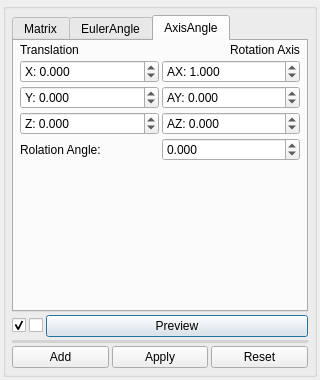
<?xml version="1.0" encoding="UTF-8"?>
<ui version="4.0">
 <class>Transformation</class>
 <widget class="QDialog" name="Transformation">
  <property name="geometry">
   <rect>
    <x>0</x>
    <y>0</y>
    <width>320</width>
    <height>380</height>
   </rect>
  </property>
  <property name="minimumSize">
   <size>
    <width>320</width>
    <height>380</height>
   </size>
  </property>
  <property name="windowTitle">
   <string>Dialog</string>
  </property>
  <property name="styleSheet">
   <string notr="true">font: 9pt &quot;微软雅黑&quot;;</string>
  </property>
  <layout class="QVBoxLayout" name="verticalLayout">
   <property name="spacing">
    <number>3</number>
   </property>
   <property name="leftMargin">
    <number>3</number>
   </property>
   <property name="topMargin">
    <number>3</number>
   </property>
   <property name="rightMargin">
    <number>3</number>
   </property>
   <property name="bottomMargin">
    <number>3</number>
   </property>
   <item>
    <widget class="QGroupBox" name="groupBox">
     <property name="sizePolicy">
      <sizepolicy hsizetype="Ignored" vsizetype="Preferred">
       <horstretch>0</horstretch>
       <verstretch>0</verstretch>
      </sizepolicy>
     </property>
     <property name="title">
      <string/>
     </property>
     <layout class="QVBoxLayout" name="verticalLayout_5">
      <property name="spacing">
       <number>3</number>
      </property>
      <property name="leftMargin">
       <number>6</number>
      </property>
      <property name="topMargin">
       <number>6</number>
      </property>
      <property name="rightMargin">
       <number>6</number>
      </property>
      <property name="bottomMargin">
       <number>6</number>
      </property>
      <item>
       <widget class="QTabWidget" name="tabWidget">
        <property name="focusPolicy">
         <enum>Qt::TabFocus</enum>
        </property>
        <property name="currentIndex">
         <number>2</number>
        </property>
        <widget class="QWidget" name="tab">
         <attribute name="title">
          <string>Matrix</string>
         </attribute>
         <layout class="QVBoxLayout" name="verticalLayout_2">
          <property name="spacing">
           <number>3</number>
          </property>
          <property name="leftMargin">
           <number>6</number>
          </property>
          <property name="topMargin">
           <number>6</number>
          </property>
          <property name="rightMargin">
           <number>6</number>
          </property>
          <property name="bottomMargin">
           <number>6</number>
          </property>
          <item>
           <widget class="QTextEdit" name="txt_matrix">
            <property name="sizePolicy">
             <sizepolicy hsizetype="Expanding" vsizetype="Ignored">
              <horstretch>0</horstretch>
              <verstretch>0</verstretch>
             </sizepolicy>
            </property>
            <property name="lineWrapMode">
             <enum>QTextEdit::NoWrap</enum>
            </property>
            <property name="plainText">
             <string>1.000 0.000 0.000 0.000
0.000 1.000 0.000 0.000
0.000 0.000 1.000 0.000
0.000 0.000 0.000 1.000</string>
            </property>
           </widget>
          </item>
         </layout>
        </widget>
        <widget class="QWidget" name="tab_2">
         <attribute name="title">
          <string>EulerAngle</string>
         </attribute>
         <layout class="QVBoxLayout" name="verticalLayout_3">
          <property name="spacing">
           <number>3</number>
          </property>
          <property name="leftMargin">
           <number>6</number>
          </property>
          <property name="topMargin">
           <number>2</number>
          </property>
          <property name="rightMargin">
           <number>6</number>
          </property>
          <property name="bottomMargin">
           <number>2</number>
          </property>
          <item>
           <layout class="QHBoxLayout" name="horizontalLayout_5">
            <item>
             <widget class="QLabel" name="label_9">
              <property name="sizePolicy">
               <sizepolicy hsizetype="Preferred" vsizetype="Fixed">
                <horstretch>0</horstretch>
                <verstretch>0</verstretch>
               </sizepolicy>
              </property>
              <property name="text">
               <string>Translation</string>
              </property>
             </widget>
            </item>
            <item>
             <spacer name="spacer_euler">
              <property name="orientation">
               <enum>Qt::Horizontal</enum>
              </property>
              <property name="sizeHint" stdset="0">
               <size>
                <width>0</width>
                <height>0</height>
               </size>
              </property>
             </spacer>
            </item>
            <item>
             <widget class="QLabel" name="label_8">
              <property name="sizePolicy">
               <sizepolicy hsizetype="Preferred" vsizetype="Fixed">
                <horstretch>0</horstretch>
                <verstretch>0</verstretch>
               </sizepolicy>
              </property>
              <property name="text">
               <string>Rotation</string>
              </property>
             </widget>
            </item>
           </layout>
          </item>
          <item>
           <layout class="QHBoxLayout" name="horizontalLayout_2">
            <item>
             <widget class="QDoubleSpinBox" name="dspin_tx1">
              <property name="sizePolicy">
               <sizepolicy hsizetype="Expanding" vsizetype="Fixed">
                <horstretch>0</horstretch>
                <verstretch>0</verstretch>
               </sizepolicy>
              </property>
              <property name="prefix">
               <string>X: </string>
              </property>
              <property name="decimals">
               <number>3</number>
              </property>
              <property name="minimum">
               <double>-99999.000000000000000</double>
              </property>
              <property name="maximum">
               <double>99999.000000000000000</double>
              </property>
              <property name="singleStep">
               <double>0.001000000000000</double>
              </property>
             </widget>
            </item>
            <item>
             <widget class="QDoubleSpinBox" name="dspin_rx1">
              <property name="sizePolicy">
               <sizepolicy hsizetype="Expanding" vsizetype="Fixed">
                <horstretch>0</horstretch>
                <verstretch>0</verstretch>
               </sizepolicy>
              </property>
              <property name="prefix">
               <string>RX: </string>
              </property>
              <property name="decimals">
               <number>3</number>
              </property>
              <property name="minimum">
               <double>-180.000000000000000</double>
              </property>
              <property name="maximum">
               <double>180.000000000000000</double>
              </property>
              <property name="singleStep">
               <double>1.000000000000000</double>
              </property>
             </widget>
            </item>
           </layout>
          </item>
          <item>
           <layout class="QHBoxLayout" name="horizontalLayout_3">
            <item>
             <widget class="QDoubleSpinBox" name="dspin_ty1">
              <property name="sizePolicy">
               <sizepolicy hsizetype="Expanding" vsizetype="Fixed">
                <horstretch>0</horstretch>
                <verstretch>0</verstretch>
               </sizepolicy>
              </property>
              <property name="prefix">
               <string>Y: </string>
              </property>
              <property name="decimals">
               <number>3</number>
              </property>
              <property name="minimum">
               <double>-99999.000000000000000</double>
              </property>
              <property name="maximum">
               <double>99999.000000000000000</double>
              </property>
              <property name="singleStep">
               <double>0.001000000000000</double>
              </property>
             </widget>
            </item>
            <item>
             <widget class="QDoubleSpinBox" name="dspin_ry1">
              <property name="sizePolicy">
               <sizepolicy hsizetype="Expanding" vsizetype="Fixed">
                <horstretch>0</horstretch>
                <verstretch>0</verstretch>
               </sizepolicy>
              </property>
              <property name="prefix">
               <string>RY: </string>
              </property>
              <property name="decimals">
               <number>3</number>
              </property>
              <property name="minimum">
               <double>-180.000000000000000</double>
              </property>
              <property name="maximum">
               <double>180.000000000000000</double>
              </property>
              <property name="singleStep">
               <double>1.000000000000000</double>
              </property>
             </widget>
            </item>
           </layout>
          </item>
          <item>
           <layout class="QHBoxLayout" name="horizontalLayout_4">
            <item>
             <widget class="QDoubleSpinBox" name="dspin_tz1">
              <property name="sizePolicy">
               <sizepolicy hsizetype="Expanding" vsizetype="Fixed">
                <horstretch>0</horstretch>
                <verstretch>0</verstretch>
               </sizepolicy>
              </property>
              <property name="prefix">
               <string>Z: </string>
              </property>
              <property name="decimals">
               <number>3</number>
              </property>
              <property name="minimum">
               <double>-99999.000000000000000</double>
              </property>
              <property name="maximum">
               <double>99999.000000000000000</double>
              </property>
              <property name="singleStep">
               <double>0.001000000000000</double>
              </property>
             </widget>
            </item>
            <item>
             <widget class="QDoubleSpinBox" name="dspin_rz1">
              <property name="sizePolicy">
               <sizepolicy hsizetype="Expanding" vsizetype="Fixed">
                <horstretch>0</horstretch>
                <verstretch>0</verstretch>
               </sizepolicy>
              </property>
              <property name="prefix">
               <string>RZ: </string>
              </property>
              <property name="decimals">
               <number>3</number>
              </property>
              <property name="minimum">
               <double>-180.000000000000000</double>
              </property>
              <property name="maximum">
               <double>180.000000000000000</double>
              </property>
              <property name="singleStep">
               <double>1.000000000000000</double>
              </property>
             </widget>
            </item>
           </layout>
          </item>
          <item>
           <widget class="QLineEdit" name="txt_xyzeuler">
            <property name="placeholderText">
             <string>X Y Z RX RY RZ </string>
            </property>
           </widget>
          </item>
          <item>
           <spacer name="verticalSpacer_euler">
            <property name="orientation">
             <enum>Qt::Vertical</enum>
            </property>
            <property name="sizeHint" stdset="0">
             <size>
              <width>20</width>
              <height>0</height>
             </size>
            </property>
           </spacer>
          </item>
         </layout>
        </widget>
        <widget class="QWidget" name="tab_3">
         <attribute name="title">
          <string>AxisAngle</string>
         </attribute>
         <layout class="QVBoxLayout" name="verticalLayout_4">
          <property name="spacing">
           <number>3</number>
          </property>
          <property name="leftMargin">
           <number>6</number>
          </property>
          <property name="topMargin">
           <number>2</number>
          </property>
          <property name="rightMargin">
           <number>6</number>
          </property>
          <property name="bottomMargin">
           <number>2</number>
          </property>
          <item>
           <layout class="QHBoxLayout" name="horizontalLayout_7">
            <item>
             <widget class="QLabel" name="label_4">
              <property name="sizePolicy">
               <sizepolicy hsizetype="Preferred" vsizetype="Fixed">
                <horstretch>0</horstretch>
                <verstretch>0</verstretch>
               </sizepolicy>
              </property>
              <property name="text">
               <string>Translation</string>
              </property>
             </widget>
            </item>
            <item>
             <spacer name="spacer_axis">
              <property name="orientation">
               <enum>Qt::Horizontal</enum>
              </property>
              <property name="sizeHint" stdset="0">
               <size>
                <width>0</width>
                <height>0</height>
               </size>
              </property>
             </spacer>
            </item>
            <item>
             <widget class="QLabel" name="label_3">
              <property name="sizePolicy">
               <sizepolicy hsizetype="Preferred" vsizetype="Fixed">
                <horstretch>0</horstretch>
                <verstretch>0</verstretch>
               </sizepolicy>
              </property>
              <property name="text">
               <string>Rotation Axis</string>
              </property>
             </widget>
            </item>
           </layout>
          </item>
          <item>
           <layout class="QHBoxLayout" name="horizontalLayout_8">
            <item>
             <widget class="QDoubleSpinBox" name="dspin_tx2">
              <property name="sizePolicy">
               <sizepolicy hsizetype="Expanding" vsizetype="Fixed">
                <horstretch>0</horstretch>
                <verstretch>0</verstretch>
               </sizepolicy>
              </property>
              <property name="prefix">
               <string>X: </string>
              </property>
              <property name="decimals">
               <number>3</number>
              </property>
              <property name="minimum">
               <double>-99999.000000000000000</double>
              </property>
              <property name="maximum">
               <double>99999.000000000000000</double>
              </property>
              <property name="singleStep">
               <double>0.001000000000000</double>
              </property>
             </widget>
            </item>
            <item>
             <widget class="QDoubleSpinBox" name="dspin_ax">
              <property name="sizePolicy">
               <sizepolicy hsizetype="Expanding" vsizetype="Fixed">
                <horstretch>0</horstretch>
                <verstretch>0</verstretch>
               </sizepolicy>
              </property>
              <property name="prefix">
               <string>AX: </string>
              </property>
              <property name="decimals">
               <number>3</number>
              </property>
              <property name="minimum">
               <double>-99999.000000000000000</double>
              </property>
              <property name="maximum">
               <double>99999.000000000000000</double>
              </property>
              <property name="singleStep">
               <double>0.001000000000000</double>
              </property>
              <property name="value">
               <double>1.000000000000000</double>
              </property>
             </widget>
            </item>
           </layout>
          </item>
          <item>
           <layout class="QHBoxLayout" name="horizontalLayout_9">
            <item>
             <widget class="QDoubleSpinBox" name="dspin_ty2">
              <property name="sizePolicy">
               <sizepolicy hsizetype="Expanding" vsizetype="Fixed">
                <horstretch>0</horstretch>
                <verstretch>0</verstretch>
               </sizepolicy>
              </property>
              <property name="prefix">
               <string>Y: </string>
              </property>
              <property name="decimals">
               <number>3</number>
              </property>
              <property name="minimum">
               <double>-99999.000000000000000</double>
              </property>
              <property name="maximum">
               <double>99999.000000000000000</double>
              </property>
              <property name="singleStep">
               <double>0.001000000000000</double>
              </property>
             </widget>
            </item>
            <item>
             <widget class="QDoubleSpinBox" name="dspin_ay">
              <property name="sizePolicy">
               <sizepolicy hsizetype="Expanding" vsizetype="Fixed">
                <horstretch>0</horstretch>
                <verstretch>0</verstretch>
               </sizepolicy>
              </property>
              <property name="prefix">
               <string>AY: </string>
              </property>
              <property name="decimals">
               <number>3</number>
              </property>
              <property name="minimum">
               <double>-99999.000000000000000</double>
              </property>
              <property name="maximum">
               <double>99999.000000000000000</double>
              </property>
              <property name="singleStep">
               <double>0.001000000000000</double>
              </property>
             </widget>
            </item>
           </layout>
          </item>
          <item>
           <layout class="QHBoxLayout" name="horizontalLayout_10">
            <item>
             <widget class="QDoubleSpinBox" name="dspin_tz2">
              <property name="sizePolicy">
               <sizepolicy hsizetype="Expanding" vsizetype="Fixed">
                <horstretch>0</horstretch>
                <verstretch>0</verstretch>
               </sizepolicy>
              </property>
              <property name="prefix">
               <string>Z: </string>
              </property>
              <property name="decimals">
               <number>3</number>
              </property>
              <property name="minimum">
               <double>-99999.000000000000000</double>
              </property>
              <property name="maximum">
               <double>99999.000000000000000</double>
              </property>
              <property name="singleStep">
               <double>0.001000000000000</double>
              </property>
             </widget>
            </item>
            <item>
             <widget class="QDoubleSpinBox" name="dspin_az">
              <property name="sizePolicy">
               <sizepolicy hsizetype="Expanding" vsizetype="Fixed">
                <horstretch>0</horstretch>
                <verstretch>0</verstretch>
               </sizepolicy>
              </property>
              <property name="prefix">
               <string>AZ: </string>
              </property>
              <property name="decimals">
               <number>3</number>
              </property>
              <property name="minimum">
               <double>-99999.000000000000000</double>
              </property>
              <property name="maximum">
               <double>99999.000000000000000</double>
              </property>
              <property name="singleStep">
               <double>0.001000000000000</double>
              </property>
              <property name="value">
               <double>0.000000000000000</double>
              </property>
             </widget>
            </item>
           </layout>
          </item>
          <item>
           <layout class="QHBoxLayout" name="horizontalLayout_6">
            <item>
             <widget class="QLabel" name="label_2">
              <property name="text">
               <string>Rolation Angle:</string>
              </property>
             </widget>
            </item>
            <item>
             <widget class="QDoubleSpinBox" name="dspin_angle">
              <property name="sizePolicy">
               <sizepolicy hsizetype="Ignored" vsizetype="Fixed">
                <horstretch>0</horstretch>
                <verstretch>0</verstretch>
               </sizepolicy>
              </property>
              <property name="decimals">
               <number>3</number>
              </property>
              <property name="minimum">
               <double>-180.000000000000000</double>
              </property>
              <property name="maximum">
               <double>180.000000000000000</double>
              </property>
              <property name="singleStep">
               <double>1.000000000000000</double>
              </property>
             </widget>
            </item>
           </layout>
          </item>
          <item>
           <spacer name="verticalSpacer_axis">
            <property name="orientation">
             <enum>Qt::Vertical</enum>
            </property>
            <property name="sizeHint" stdset="0">
             <size>
              <width>20</width>
              <height>0</height>
             </size>
            </property>
           </spacer>
          </item>
         </layout>
        </widget>
       </widget>
      </item>
      <item>
       <layout class="QHBoxLayout" name="horizontalLayout_12">
        <item>
         <widget class="QCheckBox" name="check_refresh">
          <property name="text">
           <string/>
          </property>
          <property name="icon">
           <iconset resource="../resources/res.qrc">
            <normaloff>:/res/icon/real-time.svg</normaloff>:/res/icon/real-time.svg</iconset>
          </property>
          <property name="checked">
           <bool>true</bool>
          </property>
         </widget>
        </item>
        <item>
         <widget class="QCheckBox" name="cbox_inverse">
          <property name="text">
           <string/>
          </property>
          <property name="icon">
           <iconset resource="../resources/res.qrc">
            <normaloff>:/res/icon/reverse.svg</normaloff>:/res/icon/reverse.svg</iconset>
          </property>
         </widget>
        </item>
        <item>
         <widget class="QPushButton" name="btn_preview">
          <property name="sizePolicy">
           <sizepolicy hsizetype="Expanding" vsizetype="Fixed">
            <horstretch>0</horstretch>
            <verstretch>0</verstretch>
           </sizepolicy>
          </property>
          <property name="text">
           <string>Preview</string>
          </property>
         </widget>
        </item>
       </layout>
      </item>
      <item>
       <widget class="Line" name="line">
        <property name="styleSheet">
         <string notr="true">border:2px solid lightgray</string>
        </property>
        <property name="orientation">
         <enum>Qt::Horizontal</enum>
        </property>
       </widget>
      </item>
      <item>
       <layout class="QHBoxLayout" name="horizontalLayout">
        <item>
         <widget class="QPushButton" name="btn_add">
          <property name="text">
           <string>Add</string>
          </property>
          <property name="icon">
           <iconset resource="../resources/res.qrc">
            <normaloff>:/res/icon/add.svg</normaloff>:/res/icon/add.svg</iconset>
          </property>
         </widget>
        </item>
        <item>
         <widget class="QPushButton" name="btn_apply">
          <property name="text">
           <string>Apply</string>
          </property>
          <property name="icon">
           <iconset resource="../resources/res.qrc">
            <normaloff>:/res/icon/apply1.svg</normaloff>:/res/icon/apply1.svg</iconset>
          </property>
         </widget>
        </item>
        <item>
         <widget class="QPushButton" name="btn_reset">
          <property name="text">
           <string>Reset</string>
          </property>
          <property name="icon">
           <iconset resource="../resources/res.qrc">
            <normaloff>:/res/icon/reset.svg</normaloff>:/res/icon/reset.svg</iconset>
          </property>
         </widget>
        </item>
       </layout>
      </item>
     </layout>
    </widget>
   </item>
  </layout>
 </widget>
 <resources>
  <include location="../resources/res.qrc"/>
 </resources>
 <connections/>
</ui>
